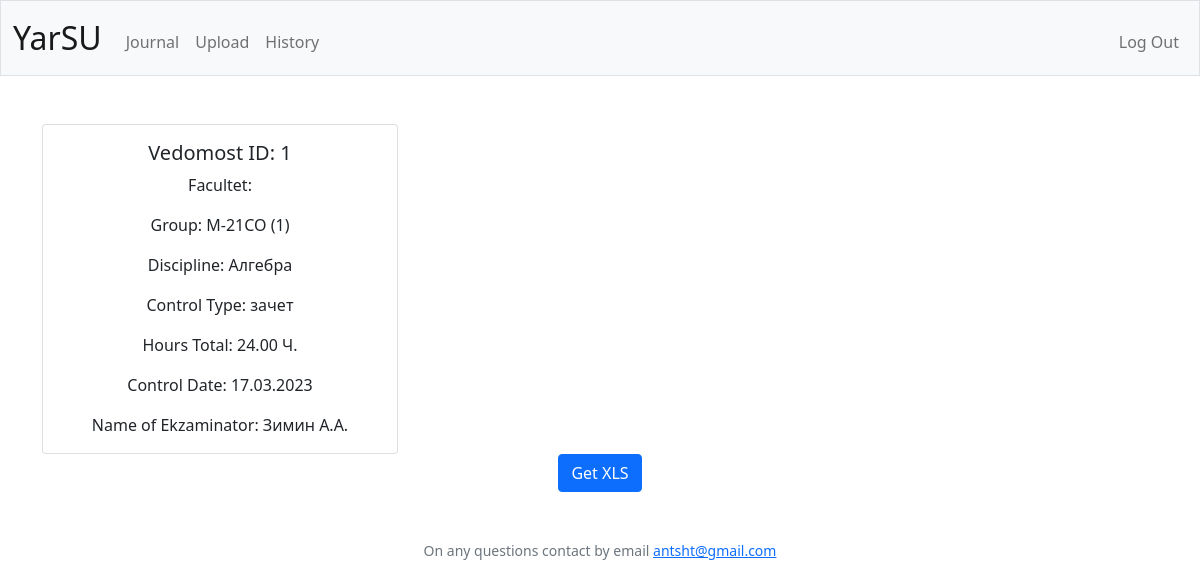
Screenshot of /vedomost?id=1 (signed in) with the database file from the repository.
### tables this page shows
CREATE TABLE "vedomosti" (
	"id"	INTEGER NOT NULL UNIQUE,
	"group_id"	INTEGER NOT NULL,
	"discipline"	TEXT NOT NULL,
	"control_type"	TEXT NOT NULL,
	"name_of_ekzaminator"	TEXT NOT NULL,
	"hours_total"	INTEGER NOT NULL,
	"control_date"	TEXT NOT NULL,
	PRIMARY KEY("id" AUTOINCREMENT)
);

CREATE TABLE "groups" (
	"id"	INTEGER NOT NULL UNIQUE,
	"name"	TEXT NOT NULL UNIQUE,
	"facultet"	INTEGER NOT NULL DEFAULT 0,
	"uplan"	INTEGER NOT NULL DEFAULT 0,
	"kurs"	INTEGER NOT NULL DEFAULT 0,
	PRIMARY KEY("id")
);

### app.py (the view, shortened to what this page needs)
@app.route("/vedomost", methods=["GET", "POST"])
@login_required
def vedomost():
    if request.method == "GET":
        if not request.args.get("id") or len(request.args.get("id")) == 0:
            return redirect("/")
        id = int(request.args.get("id"))
        vedomosti = db.execute("SELECT vedomosti.id, vedomosti.group_id, vedomosti.discipline, vedomosti.control_type, vedomosti.name_of_ekzaminator, vedomosti.hours_total, vedomosti.control_date, groups.name as g_name, facultets.name as f_name FROM vedomosti LEFT JOIN groups on vedomosti.group_id = groups.id LEFT JOIN facultets ON groups.facultet = facultets.id WHERE vedomosti.id = ?;", id  )
        return render_template(
            "vedomost.html",
            vedomosti=vedomosti)

### app.py (called while the page is built)
@app.after_request
def after_request(response):
    response.headers["Cache-Control"] = "no-cache, no-store, must-revalidate"
    response.headers["Expires"] = 0
    response.headers["Pragma"] = "no-cache"
    return response

### helpers.py (called while the page is built)
def login_required(f):
    @wraps(f)
    def decorated_function(*args, **kwargs):
        if session.get("user_id") is None:
            return redirect("/login")
        return f(*args, **kwargs)
    return decorated_function

def format_hrs(value):
    return f"{value:,.2f} Ч."

### sql.py (called while the page is built, shortened)
def _enable_logging(f):
    import logging
    import functools
    import os
    @functools.wraps(f)
    def decorator(*args, **kwargs):
        try:
            import flask
        except ModuleNotFoundError:
            return f(*args, **kwargs)
        disabled = logging.getLogger("cs50").disabled
        if flask.current_app and os.getenv("FLASK_ENV") == "development":
            logging.getLogger("cs50").disabled = False
        try:
            return f(*args, **kwargs)
        finally:
            logging.getLogger("cs50").disabled = disabled
    return decorator

def _parse_placeholder(token):
    import re
    import sqlparse
    if not isinstance(token, sqlparse.sql.Token) or token.ttype != sqlparse.tokens.Name.Placeholder:
        raise TypeError()
    if token.value == "?":
        return "qmark", None

    def _disconnect(self):
        if hasattr(_data, self._name()):
            getattr(_data, self._name()).close()
            delattr(_data, self._name())

    def _name(self):
        return str(hash(self))

        def connect(dbapi_connection, connection_record):
            try:
                if isinstance(dbapi_connection, sqlite3.Connection):  # If back end is sqlite
                    cursor = dbapi_connection.cursor()
                    cursor.execute("PRAGMA foreign_keys=ON")
                    cursor.close()
            except:
                pass

### templates/vedomost.html (shortened to what this page needs)
{% extends "layout.html" %}
{% block main %}
{% for vedomost in vedomosti %}
<div class="container">
    <div class="row">
       <div class="col-md-4">
         <div class="card">
           <div class="card-body">
             <h5 class="card-title">Vedomost ID: {{ vedomost.id }}</h5>
             <p class="card-text">Facultet: {{ vedomost.f_nane }}</p>
             <p class="card-text">Group: {{ vedomost.g_name }} ({{ vedomost.group_id }})</p>
             <p class="card-text">Discipline: {{ vedomost.discipline }}</p>
             <p class="card-text">Control Type: {{ vedomost.control_type }}</p>
             <p class="card-text">Hours Total: {{ vedomost.hours_total | hrs }}</p>
             <p class="card-text">Control Date: {{ vedomost.control_date }}</p>
             <p class="card-text">Name of Ekzaminator: {{ vedomost.name_of_ekzaminator }}</p>
           </div>
         </div>
       </div>
    </div>
   </div>
   <form action="/vedomost" method="post">
    <button class="btn btn-primary" type="submit">Get XLS</button>
</form>
{% endfor %}
{% endblock %}

### rows the page displays
vedomosti: id "1", g_name "М-21СО", group_id "1", discipline "Алгебра", control_type "зачет", hours_total|hrs "24.00 Ч.", control_date "17.03.2023", name_of_ekzaminator "Зимин А.А."
